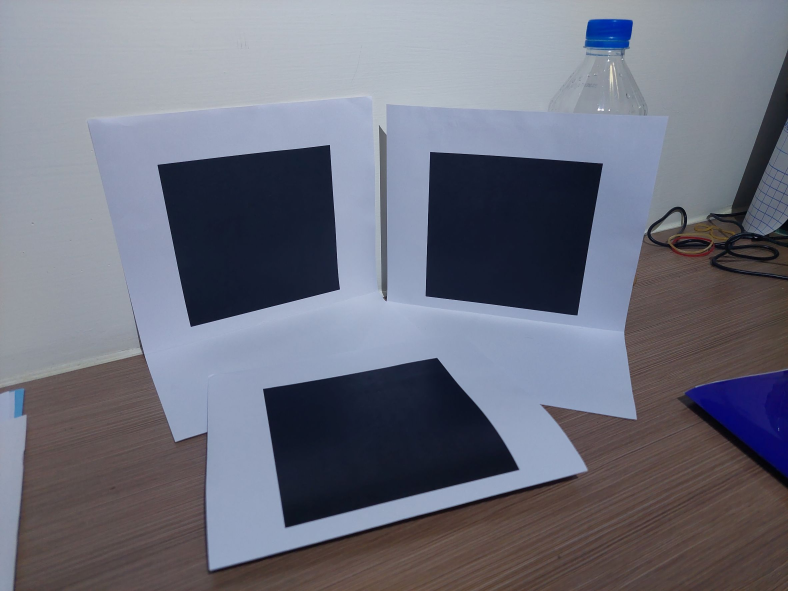
#> input picture hw4/images/bg1.png, 2364 x 1773 px (shown at 1/3 size)
$ python direct_linear_transform.py
#> lines starting #> are read from the running program, lines starting #| are printed output that depends on the picture
import os
import cv2
import numpy as np
from matplotlib import image
from matplotlib import pyplot as plt


def direct_linear_transform(correspondences):
    H = np.eye(3)  # Initialize homography by 3x3 identity matrix

    # TODO #2: Complete the coefficient matrix A, where Ah = 0
    # Note: h is the solution vector of homography, please see slides.
    # 1. The size of the coefficient matrix A should be 2n x 9, where n is the number of correspondences.
    # 2. Each correspondence contributes two rows to A, please see slides.
    # 3. Report the size of matrix A and the correspondence
    # 4. Report at least two rows of a correspondence to explain that you are correct to write the correspondence matrix
    # Hint: Assume w = 1 for the homogeneous representation

    n = len(correspondences)
    A = np.zeros((2 * n, 9))

    for i, ((x, y), (x_prime, y_prime)) in enumerate(correspondences):
        # Construct the two rows for this correspondence
        A[2 * i] = [x, y, 1, 0, 0, 0, -x * x_prime, -y * x_prime, -x_prime]
        A[2 * i + 1] = [0, 0, 0, x, y, 1, -x * y_prime, -y * y_prime, -y_prime]

        # Report the size of A and the correspondence
        if i < 2:
            print(f"Correspondence {i + 1}:")
            print(f"Point in reference image: ({x}, {y})")
            print(f"Point in distorted image: ({x_prime}, {y_prime})")
            print(f"Row {2 * i} of A: {A[2 * i]}")
            print(f"Row {2 * i + 1} of A: {A[2 * i + 1]}")

    print(f"Size of matrix A: {A.shape}")

    # TODO #3: Obtain the svd of A using np.linalg.svd (use default options)
    # Note: Report the outputs of np.linalg.svd

    U, S, Vt = np.linalg.svd(A)
    print("Singular values of A:")
    print(S)

    # TODO #4: Obtain the unit singular vector with least singular value. Please see the slides and np.linalg.svd doc.
    # Note: Report the unit singular vector.

    h = Vt[-1]
    print("Unit singular vector h (corresponding to smallest singular value):")
    print(h)

    # TODO #5: h is the unit singular vector. Update homography H by h (please see slides).
    # Note:
    # 1. Report H.
    # 2. Report the geometric distance (error in one image) for solved H (please see slides)
    # 3. The reported geometric distance should be averaged by number of correspondences.
    # 4. Before compute the error, you should scale the result of x'=Hx so that the third component of x' = 1

    # Reshape h into 3x3 matrix H
    H = h.reshape((3, 3))
    H = np.array([[-5.44503126e+03, -1.87211947e+02, -1.12535444e+03], [-9.74238402e+01, -7.79333985e+02, -4.69901234e+03], [0.00000000e+00, -9.86535187e-01, 1.63549149e-01]])
    print("Computed homography H:")
    print(H)

    # Compute geometric distance (reprojection error)
    total_error = 0
    for i, ((x, y), (x_prime, y_prime)) in enumerate(correspondences):
        x_ref = np.array([x, y, 1])
        x_proj = H @ x_ref  # x' = H x
        x_proj = x_proj / x_proj[2]  # Normalize so that x_proj[2] = 1

        error = np.sqrt((x_proj[0] - x_prime) ** 2 + (x_proj[1] - y_prime) ** 2)
        total_error += error

        print(
            f"Correspondence {i + 1}: Projected point ({x_proj[0]}, {x_proj[1]}), Original point ({x_prime}, {y_prime}), Error: {error}"
        )

    average_error = total_error / n
    print(f"Average geometric distance (reprojection error): {average_error}")

    return H


# Load test images
reference_image = cv2.imread('images/bg1.png')
#> reference_image is the input picture: shape (1773, 2364, 3); mean B, G, R 125.5, 112.3, 110
draw_image = cv2.imread('images/bg1.png')
distorted_image = cv2.imread('images/tilted.png')
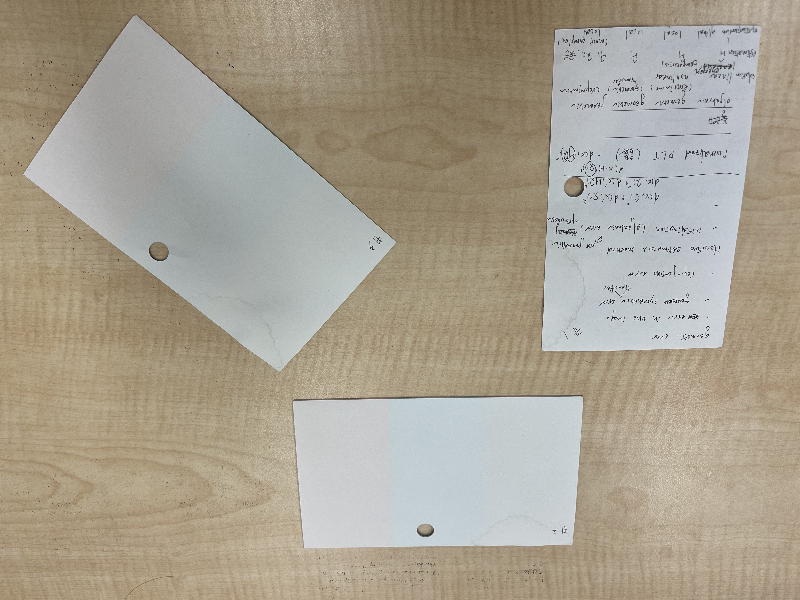
#> input picture hw4/images/tilted.png, 800 x 600 px
#> distorted_image is the input picture: shape (600, 800, 3); mean B, G, R 145.5, 161.2, 169.2

# Solve homography H by direct linear transform.
# x' = Hx, where x denotes a point in the reference image, x' denotes a point in the distorted image

# TODO #1: assign correspondences:
# The format: [[[x1, y1], [x1', y1']], [[x2, y2], [x2', y2']], ...] (the former is on reference image)
# Note:
# 1. At least select 8 correspondences.
# 2. Draw selected points on the images and attach them in your report

correspondences = [
    [[251, 1466], [0, 0]],
    [[715, 1386], [10, 0]],
    [[270, 1661], [0, 10]],
    [[843, 1530], [10, 10]],
    [[300, 781], [276, 404]],
    [[2000, 750], [576, 392]],
    # [[282, 575], [282, 575]],
    # [[572, 569], [572, 569]]
]
# 2449, 1054, 3212, 1154, 2418, 1899, 3143, 2174
# 2230, 2055, 2931, 2374, 1398, 2349, 2036, 2818
for i, ((x, y), (x_prime, y_prime)) in enumerate(correspondences):
    plt.plot(x ,y ,marker='v' ,color="red" )
plt.imshow(draw_image)
plt.show()
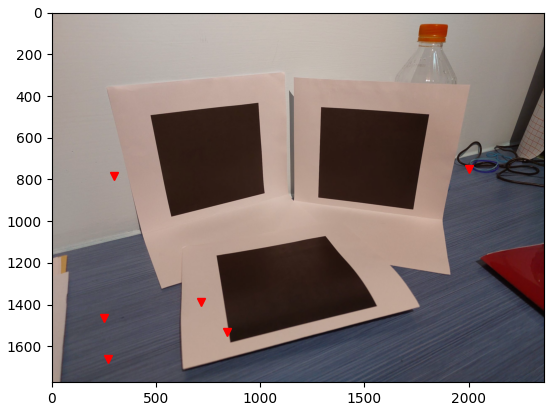
#> figure drawn by matplotlib, 1 panel; B, G, R data is drawn as R, G, B
H = direct_linear_transform(correspondences)

# Generate undistorted image by the solved homography
image_h, image_w = reference_image.shape[0], reference_image.shape[1]
#> image_h = 1773; image_w = 2364
undistorted_image = np.zeros([image_h, image_w, 3], dtype=np.uint8)
for x in range(image_w):
    for y in range(image_h):
        reference_point = np.array([x, y, 1])
        # TODO #6: compute corresponding point on the distorted image
        # Note: you should scale the corresponding point so that its third component = 1
        distorted_point = H @ reference_point
        distorted_point = distorted_point / distorted_point[2]

        # Assign color of corresponding point in the undistorted image
        x2, y2 = int(round(distorted_point[0])), int(round(distorted_point[1]))
        if 0 <= x2 < image_w and 0 <= y2 < image_h:
#> (the run stopped early here; a loop or call above may not have finished)
